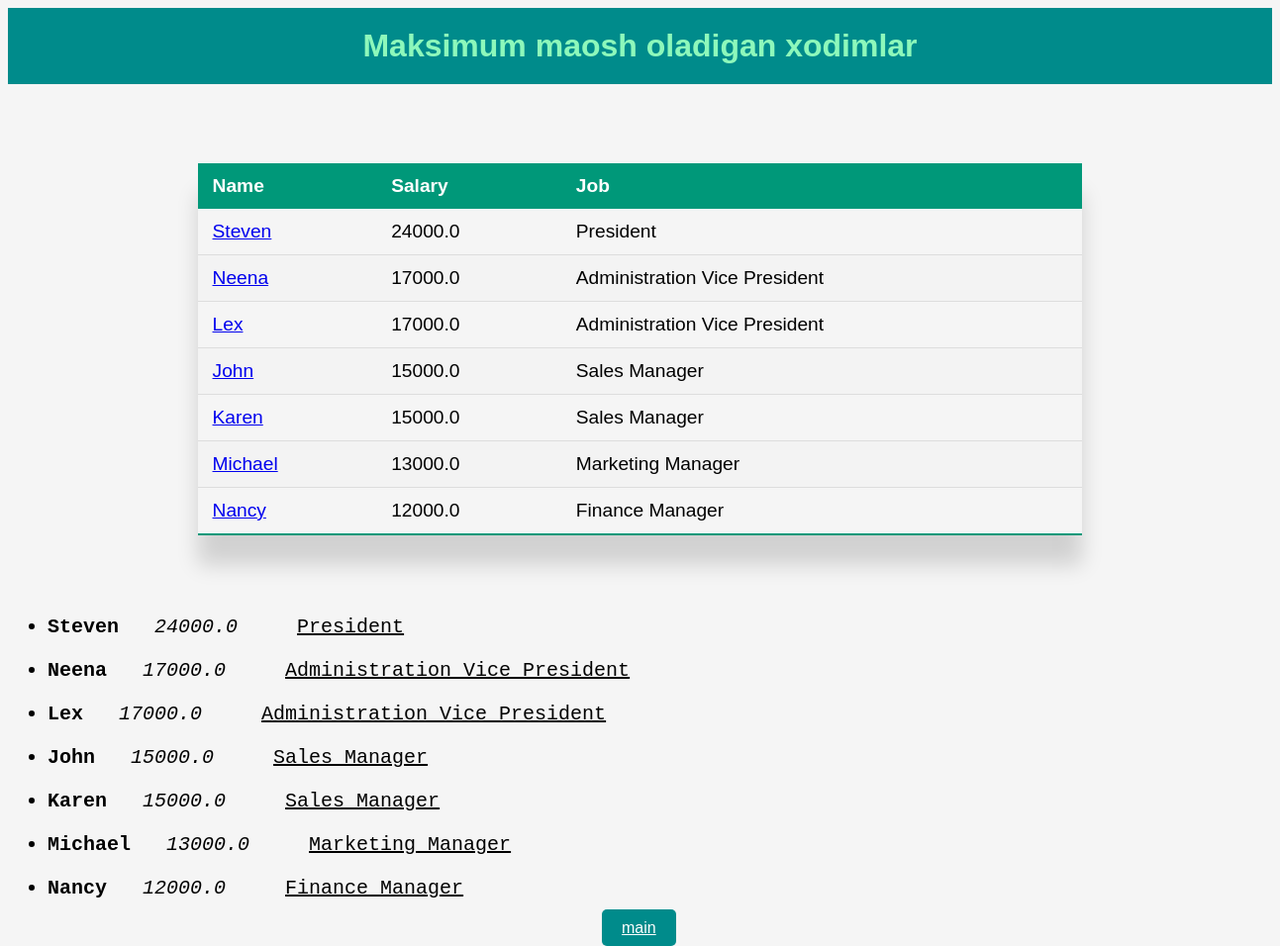
Page /salary/7 on the committed database.
### myapp/models.py (models this page shows, shortened)
class Employees(models.Model):
    employee_id = models.AutoField(primary_key=True)
    first_name = models.TextField(blank=True, null=True)
    last_name = models.TextField()
    email = models.TextField()
    phone_number = models.TextField(blank=True, null=True)
    hire_date = models.TextField()
    job = models.ForeignKey('Jobs', models.DO_NOTHING)
    salary = models.TextField()  # This field type is a guess.
    manager = models.ForeignKey('self', models.DO_NOTHING, blank=True, null=True)
    department = models.ForeignKey(Departments, models.DO_NOTHING)
    class Meta:
        managed = False
        db_table = 'employees'

class Jobs(models.Model):
    job_id = models.AutoField(primary_key=True)
    job_title = models.TextField()
    min_salary = models.TextField()  # This field type is a guess.
    max_salary = models.TextField()  # This field type is a guess.
    class Meta:
        managed = False
        db_table = 'jobs'

### myapp/views.py (the view)
# urls.py: path('salary/<int:top>', get_max_salary_employees, name='employee-list'),
def get_max_salary_employees(request,top):
    queryset = Employees.objects.all().order_by('-salary')[:top]
    return render(request,"max_salary.html",{'max_salary': queryset})

### templates/max_salary.html (shortened to what this page needs)
<!DOCTYPE html>
<html lang="en">
{% load static %}
<head>
    <link rel="stylesheet" href="{% static 'css/styles.css' %}">
</head>
<body style="background-color:whitesmoke">
<h1 style="background-color:darkcyan;text-align:center;margin:auto;color:#8df8bb;font-family: sans-serif;padding:20px">Maksimum maosh oladigan xodimlar</h1>
<table class="styled-table">
    <thead>
        <tr>
            <th>Name</th>
            <th>Salary</th>
            <th>Job</th>
        </tr>
    </thead>
    <tbody>
        {% for max in max_salary %}
        <tr>
            <td><a href="{% url 'deps-list' employee_id=max.employee_id%}" >{{max.first_name}}</a></td>
            <td>{{max.salary}}</td>
            <td>{{max.job.job_title}}</td>
        </tr>
        {% endfor %}
    </tbody>
</table>
<ul style="font-size:20px">
    {% block content %}
    {%for m in max_salary %}
    <li><pre><b>{{ m.first_name }}</b>   <i>{{m.salary}}</i>     <u>{{m.job.job_title}}</u></pre></li>
    {% endfor %}
    {% endblock %}
</ul>
<a href="/" class="button">main</a>
</body>
</html>

### static/css/styles.css (style rules this page uses)
.styled-table { border-collapse: collapse; margin: 80px auto; font-size: 1.2em; font-family: sans-serif; min-width: 70%; box-shadow: 0 30px 20px rgba(0, 0, 0, 0.15); }
.styled-table thead tr { background-color: #009879; color: #ffffff; text-align: left; }
.styled-table th, .styled-table td { padding: 12px 15px; }
.styled-table tbody tr { border-bottom: 1px solid #dddddd; }
.styled-table tbody tr:nth-of-type(even) { background-color: #f3f3f3; }
.styled-table tbody tr:last-of-type { border-bottom: 2px solid #009879; }
.button { margin: 600px; background-color: darkcyan; padding: 10px 20px; border-radius: 5px; color: white; font-family: sans-serif; text-align: center; }

### rows in the picture
Employees: first_name "Steven", salary "24000.0", job.job_title "President"
Employees: first_name "Neena", salary "17000.0", job.job_title "Administration Vice President"
Employees: first_name "Lex", salary "17000.0", job.job_title "Administration Vice President"
Employees: first_name "John", salary "15000.0", job.job_title "Sales Manager"
Employees: first_name "Karen", salary "15000.0", job.job_title "Sales Manager"
Employees: first_name "Michael", salary "13000.0", job.job_title "Marketing Manager"
Employees: first_name "Nancy", salary "12000.0", job.job_title "Finance Manager"
